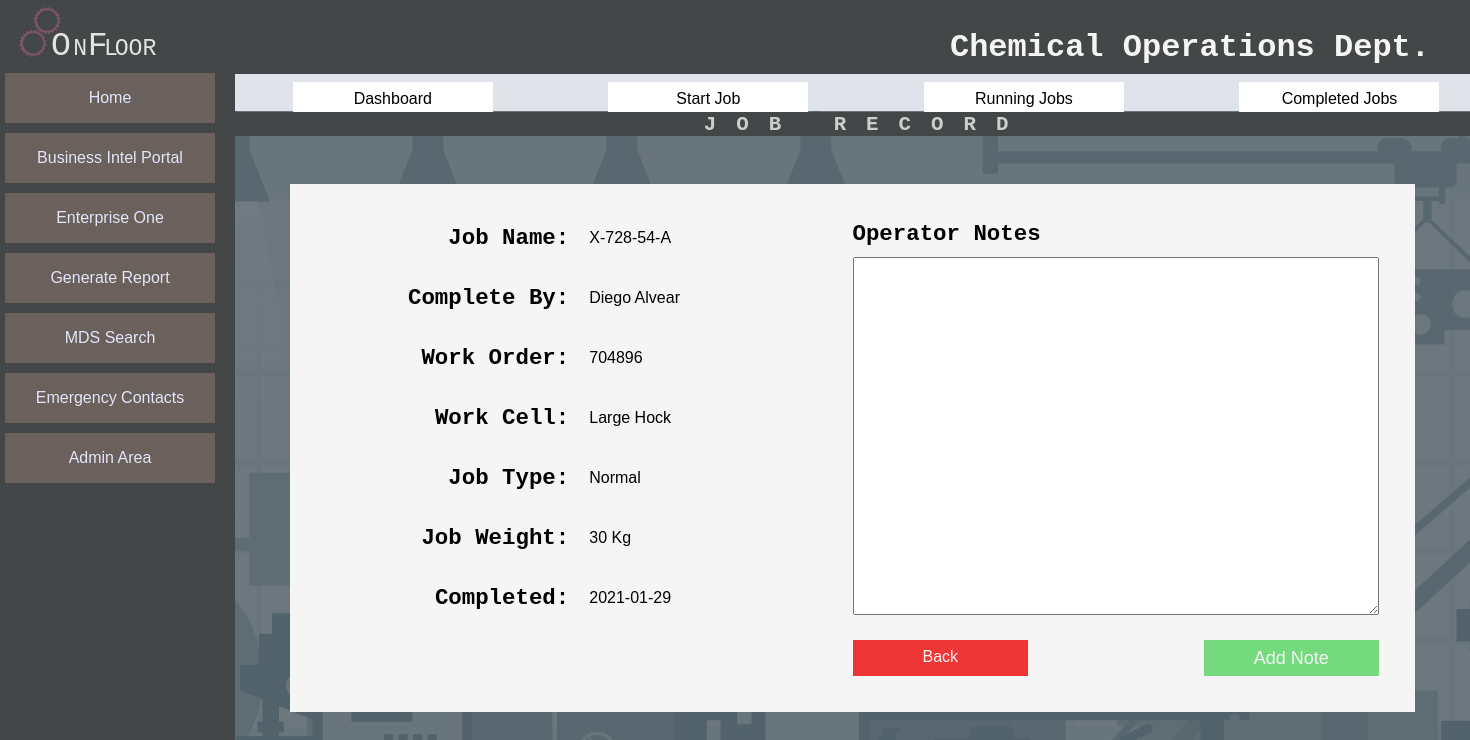
The app's page /job_record/1016, older data.
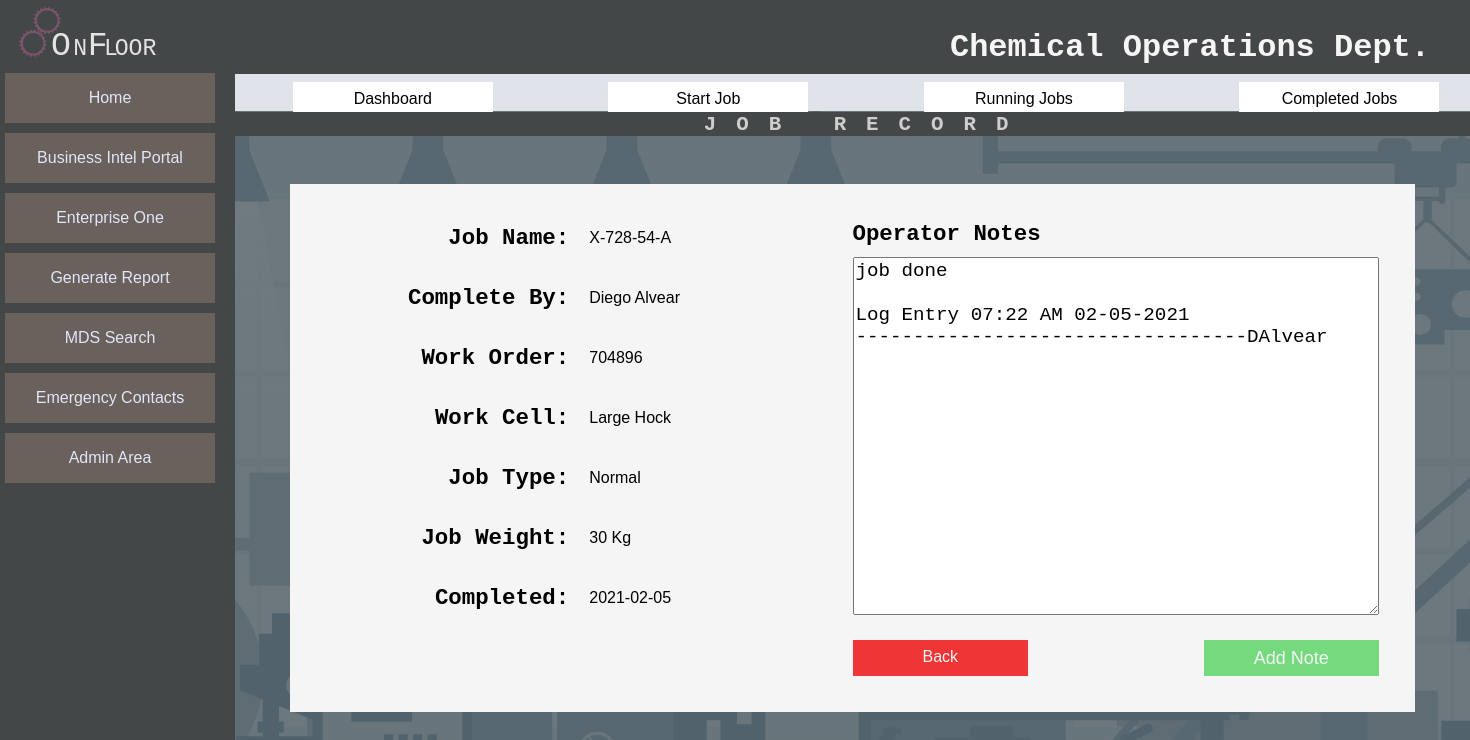
The same page, newer data.
### tables this page shows
CREATE TABLE `Job_Record` (
	`Job_ID` INTEGER NOT NULL PRIMARY KEY AUTOINCREMENT,
	`Job` TEXT,
	`Work_Order` TEXT,
	`Job_Weight`  INTEGER NOT NULL,
	`Work_Cell`  INTEGER NOT NULL,
	`Job_Type`  INTEGER NOT NULL,
	`Job_Status` INTEGER NOT NULL,
	`Start_Time` TEXT,
	`Notes` TEXT,
	`In-Process_Testing` INEGER,
	`Pre_Adjustment` INTEGER,
	`End_Time` TEXT,
	`Total_Operations` INTEGER,
	`Start_Date` TEXT,
	`End_Date` TEXT,
	`Last_Operation` INTEGER
);

### app.py (the view)
@app.route("/job_record/<jobID>", methods=["GET", "POST"])
def viewComplete(jobID):
    page = "JOB RECORD"
    oplist = DB.getActiveOperators()
    typeList = DB.getJobType()
    workcellList = DB.getWorkCells()
    result = DB.setUpdateForm(jobID)
    endDate = result[0][15]
    endDate = endDate[0:10]
    job = {
    'job ID': result[0][0],
    'job name': result[0][1],
    'work order': result[0][2],
    'cell': result[0][3],
    'cell ID': result[0][4],
    'status': result[0][5],
    'status ID': result[0][6],
     'type': result[0][7],
    'type ID': result[0][8],
    'weight': result[0][9],
    'activity ID' : result[0][10],
    'operator': result[0][11],
    'operator ID': result[0][12],
    'last op': result[0][13],
    'notes': result[0][14],
    'last activity': endDate
    }
    if request.method == 'POST':
        now = datetime.now()
        time = now.strftime('%I:%M %p')
        date = now.strftime('%Y-%m-%d')
        dbNotes = job['notes']
        pageNotes = request.form['notes']
        if(util.textHasChanged(dbNotes,pageNotes)):
            alias = "SYS"
            notes = pageNotes
            addNote = util.appendTimeStamp(alias,notes)
        else:
            addNote = dbNotes
        details = {
                'jobID': job['job ID'],
                'notes' : addNote
                }
        DB.updateJobNotes(details)
        return redirect(url_for('completedJobs'))
    else:
        return render_template('job_record.html',job=job, oplist=oplist, page=page)
    return render_template('job_record.html',job=job, oplist=oplist, page=page)

### data/DB.py (called while the page is built)
def make_connection():
    connection_String = "C:\\Users\\stephenb\\Desktop\\project x\\data\\JT_DATA.db" #work
    return sqlite3.connect(connection_String)

def end_connection(conn):
    conn.close()

def getActiveOperators():
    conn = make_connection()
    c = conn.cursor()
    SQL = Q.SelectActiveOperators()
    c.execute(SQL)
    items = c.fetchall()
    end_connection(conn)
    return items

def getWorkCells():
    conn = make_connection()
    c = conn.cursor()
    SQL = Q.SelectWorkCells()
    c.execute(SQL)
    items = c.fetchall()
    end_connection(conn)
    return items

def getJobType():
    conn = make_connection()
    c = conn.cursor()
    SQL = Q.SelectJobType()
    c.execute(SQL)
    items = c.fetchall()
    end_connection(conn)
    return items

def setUpdateForm(JobID):
    conn = make_connection()
    c = conn.cursor()
    SQL = Q.SelectJobToUpdate(JobID)
    c.execute(SQL)
    items = c.fetchall()
    end_connection(conn)
    return items

### data/SQL.py (called while the page is built)
def SelectJobType():
    SQL = "SELECT jc.Type_ID, jc.Type FROM Job_Categories jc; "
    return SQL

def SelectWorkCells():
    SQL = "SELECT wc.Cell_ID, wc.Cell FROM Work_Cells wc; "
    return SQL

### templates/job_record.html
{% extends "layout.html"%}
    {% block body%}
         <form class="content-row-record-view" action="" method="POST">
            <p class="record-label">Job Name:</p>
            <p class="record-label">Complete By:</p>
            <p class="record-label">Work Order:</p>
            <p class="record-label">Work Cell:</p>
            <p class="record-label">Job Type:</p>
            <p class="record-label">Job Weight:</p>
            <p class="record-label">Completed:</p>
            <p class="record-value">{{job['job name']}}</p>
            <p class="record-value">{{job['operator']}}</p>
            <p class="record-value">{{job['work order']}}</p>
            <p class="record-value">{{job['cell']}}</p>
            <p class="record-value">{{job['type']}}</p>
            <p class="record-value">{{job['weight']}} Kg</p>
            <p class="record-value">{{job['last activity']}}</p>
        <div class="note-wrap-record-view">
            <label>Operator Notes</label>
            <textarea class="notes" name ='notes' autocomplete="off">{{job['notes']}}</textarea>
        </div>
        <input id="record-submit"class="submit" type="submit" name="add_note" value="Add Note">
        <div class="record-nav_btn"><a href="/completed_jobs">Back</a></div>
    </form>
      {% endblock %}

Row changes from the older to the newer data that the page shows:
changed Job_Record: notes (not shown) → "job done Log Entry 07:22 AM 02-05-2021 ----------------------------------DAlvear"
Text that changed along with them:
{{ job['last activity'] }}: "2021-01-29" → "2021-02-05"
